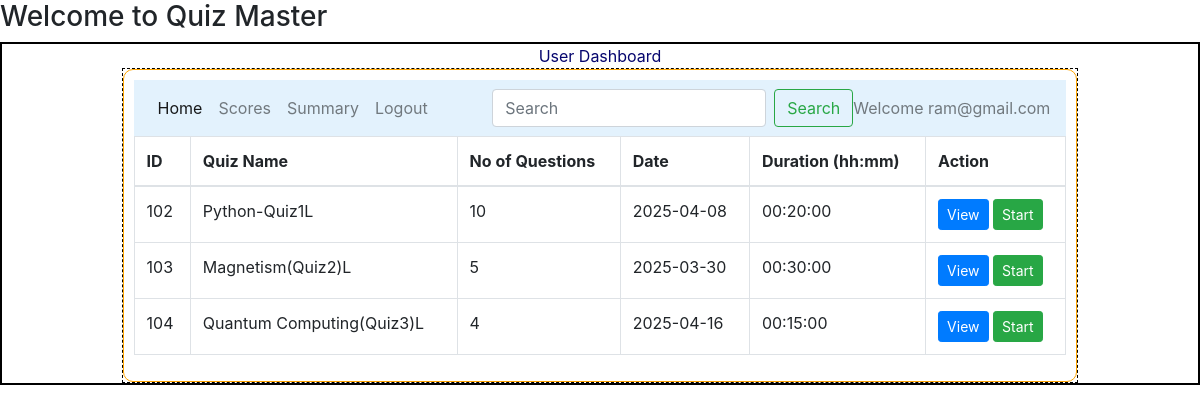
The page /user (signed in) on the database its author committed.
### models/model1.py (models this page shows)
class Quiz(db.Model):
    __tablename__="quiz"
    id=db.Column(db.Integer,primary_key=True,autoincrement=True)
    chapter_id=db.Column(db.Integer,db.ForeignKey("chapter.id"),nullable=False)
    quiz_name=db.Column(db.String,nullable=False)
    date_of_quiz=db.Column(db.Date,nullable=False)
    time_duration=db.Column(db.Time,nullable=False)
    remarks=db.Column(db.String,nullable=False)
    questions=db.relationship("Questions",cascade="all,delete",backref="quiz",lazy=True)

### controllers/routes.py (the view)
@app.route('/user')
def user_dashboard():
    if "user_id" not in session:
        flash("You need to log in first!", "danger")
        return redirect(url_for("signin"))  # Redirect to login page
    name = session.get("name", "User")
    user_id = session.get("user_id")
    search_query = request.args.get('search', '')
    if search_query:
        quizzes = Quiz.query.filter(Quiz.quiz_name.ilike(f"%{search_query}%")).all()
    else:
        quizzes = Quiz.query.all()
    return render_template("user_dashboard.html", name=name, quizzes=quizzes, user_id=user_id, search_query=search_query)

### templates/user_dashboard.html
{%extends "user_layout.html"%}
{%block content %}
                  <table class="table table-bordered">
                    <thead>
                        <tr>
                            <th>ID</th>
                            <th>Quiz Name</th>
                            <th>No of Questions</th>
                            <th>Date</th>
                            <th>Duration (hh:mm)</th>
                            <th>Action</th>
                        </tr>
                    </thead>
                    <tbody>
                        {% for quiz in quizzes %}
                        <tr>
                            <td>{{quiz.id}}</td>
                            <td>{{quiz.quiz_name}}L</td>
                            <td>{{quiz.questions|length}}</td>
                            <td>{{quiz.date_of_quiz}}</td>
                            <td>{{quiz.time_duration}}</td>
                            <td>
                                <a href="{{url_for('view_quiz',quiz_id=quiz.id)}}" class="btn btn-primary btn-sm">View</a>
                                <a href="{{url_for('start_quiz',quiz_id=quiz.id)}}" class="btn btn-success btn-sm">Start</a>
                            </td>
                        </tr>
                        {% endfor %}
                    </tbody>
                </table>
{%endblock%}

### static/main.css (style rules this page uses)
* { margin:0px; }

### rows shown on the page
Quiz: id "102", quiz_name "Python-Quiz1", questions|length "10", date_of_quiz "2025-04-08", time_duration "00:20:00"
Quiz: id "103", quiz_name "Magnetism(Quiz2)", questions|length "5", date_of_quiz "2025-03-30", time_duration "00:30:00"
Quiz: id "104", quiz_name "Quantum Computing(Quiz3)", questions|length "4", date_of_quiz "2025-04-16", time_duration "00:15:00"

### other values the page prints
{{ name }} "ram@gmail.com"
